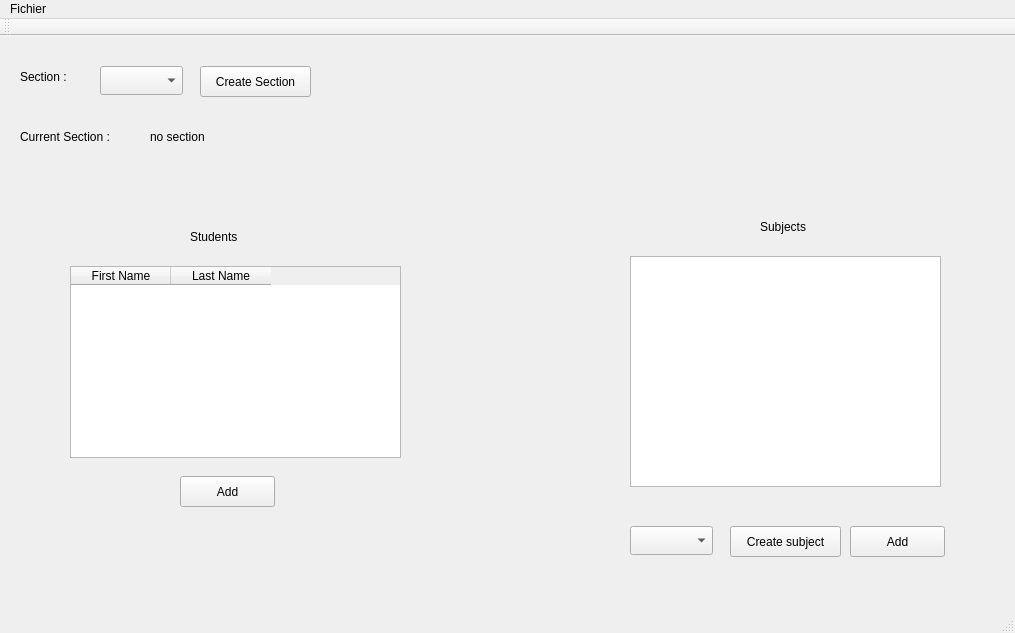
<?xml version="1.0" encoding="UTF-8"?>
<ui version="4.0">
 <class>MainWindow</class>
 <widget class="QMainWindow" name="MainWindow">
  <property name="geometry">
   <rect>
    <x>0</x>
    <y>0</y>
    <width>1015</width>
    <height>633</height>
   </rect>
  </property>
  <property name="windowTitle">
   <string>MainWindow</string>
  </property>
  <widget class="QWidget" name="centralWidget">
   <widget class="QComboBox" name="comboBoxSection">
    <property name="geometry">
     <rect>
      <x>100</x>
      <y>30</y>
      <width>83</width>
      <height>29</height>
     </rect>
    </property>
   </widget>
   <widget class="QPushButton" name="CreerSection">
    <property name="geometry">
     <rect>
      <x>200</x>
      <y>30</y>
      <width>111</width>
      <height>31</height>
     </rect>
    </property>
    <property name="text">
     <string>Create Section</string>
    </property>
   </widget>
   <widget class="QLabel" name="label">
    <property name="geometry">
     <rect>
      <x>20</x>
      <y>30</y>
      <width>66</width>
      <height>21</height>
     </rect>
    </property>
    <property name="text">
     <string>Section :</string>
    </property>
   </widget>
   <widget class="QTableWidget" name="tableWidgetStudent">
    <property name="geometry">
     <rect>
      <x>70</x>
      <y>230</y>
      <width>331</width>
      <height>192</height>
     </rect>
    </property>
    <column>
     <property name="text">
      <string>First Name</string>
     </property>
    </column>
    <column>
     <property name="text">
      <string>Last Name</string>
     </property>
    </column>
   </widget>
   <widget class="QLabel" name="label_4">
    <property name="geometry">
     <rect>
      <x>760</x>
      <y>180</y>
      <width>66</width>
      <height>21</height>
     </rect>
    </property>
    <property name="text">
     <string>Subjects</string>
    </property>
   </widget>
   <widget class="QLabel" name="label_5">
    <property name="geometry">
     <rect>
      <x>190</x>
      <y>190</y>
      <width>66</width>
      <height>21</height>
     </rect>
    </property>
    <property name="text">
     <string>Students</string>
    </property>
   </widget>
   <widget class="QPushButton" name="AjouterMatiere">
    <property name="geometry">
     <rect>
      <x>850</x>
      <y>490</y>
      <width>95</width>
      <height>31</height>
     </rect>
    </property>
    <property name="text">
     <string>Add</string>
    </property>
   </widget>
   <widget class="QComboBox" name="comboBoxMatieres">
    <property name="geometry">
     <rect>
      <x>630</x>
      <y>490</y>
      <width>83</width>
      <height>29</height>
     </rect>
    </property>
   </widget>
   <widget class="QPushButton" name="CreerMatiere">
    <property name="geometry">
     <rect>
      <x>730</x>
      <y>490</y>
      <width>111</width>
      <height>31</height>
     </rect>
    </property>
    <property name="text">
     <string>Create subject</string>
    </property>
   </widget>
   <widget class="QPushButton" name="addStudent">
    <property name="geometry">
     <rect>
      <x>180</x>
      <y>440</y>
      <width>95</width>
      <height>31</height>
     </rect>
    </property>
    <property name="text">
     <string>Add</string>
    </property>
   </widget>
   <widget class="QListWidget" name="listWidgetMatieres">
    <property name="geometry">
     <rect>
      <x>630</x>
      <y>220</y>
      <width>311</width>
      <height>231</height>
     </rect>
    </property>
   </widget>
   <widget class="QLabel" name="label_2">
    <property name="geometry">
     <rect>
      <x>20</x>
      <y>90</y>
      <width>113</width>
      <height>21</height>
     </rect>
    </property>
    <property name="text">
     <string>Current Section : </string>
    </property>
   </widget>
   <widget class="QLabel" name="labelSectionCourante">
    <property name="geometry">
     <rect>
      <x>150</x>
      <y>90</y>
      <width>66</width>
      <height>21</height>
     </rect>
    </property>
    <property name="text">
     <string>no section</string>
    </property>
   </widget>
  </widget>
  <widget class="QMenuBar" name="menuBar">
   <property name="geometry">
    <rect>
     <x>0</x>
     <y>0</y>
     <width>1015</width>
     <height>27</height>
    </rect>
   </property>
   <widget class="QMenu" name="menuFichier">
    <property name="title">
     <string>Fichier</string>
    </property>
    <addaction name="actionQuitter"/>
   </widget>
   <addaction name="menuFichier"/>
  </widget>
  <widget class="QToolBar" name="mainToolBar">
   <attribute name="toolBarArea">
    <enum>TopToolBarArea</enum>
   </attribute>
   <attribute name="toolBarBreak">
    <bool>false</bool>
   </attribute>
  </widget>
  <widget class="QStatusBar" name="statusBar"/>
  <action name="actionQuitter">
   <property name="text">
    <string>Quitter</string>
   </property>
  </action>
 </widget>
 <layoutdefault spacing="6" margin="11"/>
 <resources/>
 <connections/>
</ui>
